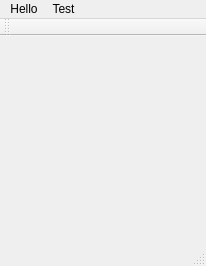
<?xml version="1.0" encoding="UTF-8"?>
<ui version="4.0">
 <class>MainWindow</class>
 <widget class="QMainWindow" name="MainWindow">
  <property name="geometry">
   <rect>
    <x>0</x>
    <y>0</y>
    <width>206</width>
    <height>266</height>
   </rect>
  </property>
  <property name="windowTitle">
   <string>MainWindow</string>
  </property>
  <widget class="QWidget" name="centralWidget"/>
  <widget class="QMenuBar" name="menuBar">
   <property name="geometry">
    <rect>
     <x>0</x>
     <y>0</y>
     <width>206</width>
     <height>29</height>
    </rect>
   </property>
   <widget class="QMenu" name="menuHello">
    <property name="title">
     <string>Hello</string>
    </property>
   </widget>
   <widget class="QMenu" name="menuTest">
    <property name="title">
     <string>Test</string>
    </property>
   </widget>
   <addaction name="menuHello"/>
   <addaction name="menuTest"/>
  </widget>
  <widget class="QToolBar" name="mainToolBar">
   <attribute name="toolBarArea">
    <enum>TopToolBarArea</enum>
   </attribute>
   <attribute name="toolBarBreak">
    <bool>false</bool>
   </attribute>
  </widget>
  <widget class="QStatusBar" name="statusBar"/>
 </widget>
 <layoutdefault spacing="6" margin="11"/>
 <resources/>
 <connections/>
</ui>
